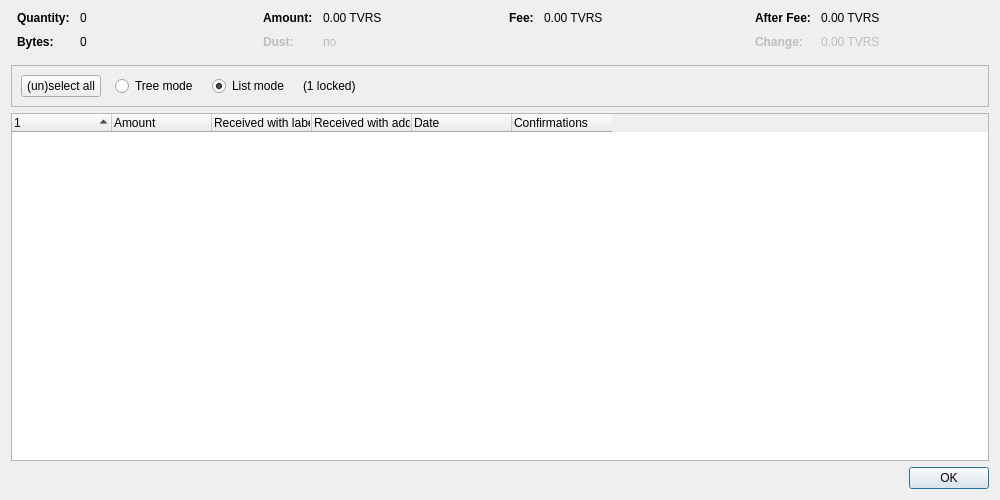
<?xml version="1.0" encoding="UTF-8"?>
<ui version="4.0">
 <class>CoinControlDialog</class>
 <widget class="QDialog" name="CoinControlDialog">
  <property name="geometry">
   <rect>
    <x>0</x>
    <y>0</y>
    <width>1000</width>
    <height>500</height>
   </rect>
  </property>
  <property name="windowTitle">
   <string>Coin Selection</string>
  </property>
  <layout class="QVBoxLayout" name="verticalLayout">
   <item>
    <layout class="QHBoxLayout" name="horizontalLayoutTop" stretch="0,0,0,0">
     <property name="topMargin">
      <number>0</number>
     </property>
     <property name="bottomMargin">
      <number>10</number>
     </property>
     <item>
      <layout class="QFormLayout" name="formLayoutCoinControl1">
       <property name="horizontalSpacing">
        <number>10</number>
       </property>
       <property name="verticalSpacing">
        <number>10</number>
       </property>
       <property name="leftMargin">
        <number>6</number>
       </property>
       <property name="rightMargin">
        <number>6</number>
       </property>
       <item row="0" column="0">
        <widget class="QLabel" name="labelCoinControlQuantityText">
         <property name="font">
          <font>
           <weight>75</weight>
           <bold>true</bold>
          </font>
         </property>
         <property name="text">
          <string>Quantity:</string>
         </property>
        </widget>
       </item>
       <item row="0" column="1">
        <widget class="QLabel" name="labelCoinControlQuantity">
         <property name="cursor">
          <cursorShape>IBeamCursor</cursorShape>
         </property>
         <property name="contextMenuPolicy">
          <enum>Qt::ActionsContextMenu</enum>
         </property>
         <property name="text">
          <string notr="true">0</string>
         </property>
         <property name="textInteractionFlags">
          <set>Qt::LinksAccessibleByMouse|Qt::TextSelectableByKeyboard|Qt::TextSelectableByMouse</set>
         </property>
        </widget>
       </item>
       <item row="1" column="0">
        <widget class="QLabel" name="labelCoinControlBytesText">
         <property name="font">
          <font>
           <weight>75</weight>
           <bold>true</bold>
          </font>
         </property>
         <property name="text">
          <string>Bytes:</string>
         </property>
        </widget>
       </item>
       <item row="1" column="1">
        <widget class="QLabel" name="labelCoinControlBytes">
         <property name="cursor">
          <cursorShape>IBeamCursor</cursorShape>
         </property>
         <property name="contextMenuPolicy">
          <enum>Qt::ActionsContextMenu</enum>
         </property>
         <property name="text">
          <string notr="true">0</string>
         </property>
         <property name="textInteractionFlags">
          <set>Qt::LinksAccessibleByMouse|Qt::TextSelectableByKeyboard|Qt::TextSelectableByMouse</set>
         </property>
        </widget>
       </item>
      </layout>
     </item>
     <item>
      <layout class="QFormLayout" name="formLayoutCoinControl2">
       <property name="horizontalSpacing">
        <number>10</number>
       </property>
       <property name="verticalSpacing">
        <number>10</number>
       </property>
       <property name="leftMargin">
        <number>6</number>
       </property>
       <property name="rightMargin">
        <number>6</number>
       </property>
       <item row="0" column="0">
        <widget class="QLabel" name="labelCoinControlAmountText">
         <property name="font">
          <font>
           <weight>75</weight>
           <bold>true</bold>
          </font>
         </property>
         <property name="text">
          <string>Amount:</string>
         </property>
        </widget>
       </item>
       <item row="0" column="1">
        <widget class="QLabel" name="labelCoinControlAmount">
         <property name="cursor">
          <cursorShape>IBeamCursor</cursorShape>
         </property>
         <property name="contextMenuPolicy">
          <enum>Qt::ActionsContextMenu</enum>
         </property>
         <property name="text">
          <string notr="true">0.00 TVRS</string>
         </property>
         <property name="textInteractionFlags">
          <set>Qt::LinksAccessibleByMouse|Qt::TextSelectableByKeyboard|Qt::TextSelectableByMouse</set>
         </property>
        </widget>
       </item>
       <item row="1" column="0">
        <widget class="QLabel" name="labelCoinControlLowOutputText">
         <property name="enabled">
          <bool>false</bool>
         </property>
         <property name="font">
          <font>
           <weight>75</weight>
           <bold>true</bold>
          </font>
         </property>
         <property name="text">
          <string>Dust:</string>
         </property>
        </widget>
       </item>
       <item row="1" column="1">
        <widget class="QLabel" name="labelCoinControlLowOutput">
         <property name="enabled">
          <bool>false</bool>
         </property>
         <property name="cursor">
          <cursorShape>IBeamCursor</cursorShape>
         </property>
         <property name="contextMenuPolicy">
          <enum>Qt::ActionsContextMenu</enum>
         </property>
         <property name="text">
          <string notr="true">no</string>
         </property>
         <property name="textInteractionFlags">
          <set>Qt::LinksAccessibleByMouse|Qt::TextSelectableByKeyboard|Qt::TextSelectableByMouse</set>
         </property>
        </widget>
       </item>
      </layout>
     </item>
     <item>
      <layout class="QFormLayout" name="formLayoutCoinControl3">
       <property name="horizontalSpacing">
        <number>10</number>
       </property>
       <property name="verticalSpacing">
        <number>10</number>
       </property>
       <property name="leftMargin">
        <number>6</number>
       </property>
       <property name="rightMargin">
        <number>6</number>
       </property>
       <item row="0" column="0">
        <widget class="QLabel" name="labelCoinControlFeeText">
         <property name="font">
          <font>
           <weight>75</weight>
           <bold>true</bold>
          </font>
         </property>
         <property name="text">
          <string>Fee:</string>
         </property>
        </widget>
       </item>
       <item row="0" column="1">
        <widget class="QLabel" name="labelCoinControlFee">
         <property name="cursor">
          <cursorShape>IBeamCursor</cursorShape>
         </property>
         <property name="contextMenuPolicy">
          <enum>Qt::ActionsContextMenu</enum>
         </property>
         <property name="text">
          <string notr="true">0.00 TVRS</string>
         </property>
         <property name="textInteractionFlags">
          <set>Qt::LinksAccessibleByMouse|Qt::TextSelectableByKeyboard|Qt::TextSelectableByMouse</set>
         </property>
        </widget>
       </item>
      </layout>
     </item>
     <item>
      <layout class="QFormLayout" name="formLayoutCoinControl4">
       <property name="horizontalSpacing">
        <number>10</number>
       </property>
       <property name="verticalSpacing">
        <number>10</number>
       </property>
       <property name="leftMargin">
        <number>6</number>
       </property>
       <property name="rightMargin">
        <number>6</number>
       </property>
       <item row="0" column="0">
        <widget class="QLabel" name="labelCoinControlAfterFeeText">
         <property name="font">
          <font>
           <weight>75</weight>
           <bold>true</bold>
          </font>
         </property>
         <property name="text">
          <string>After Fee:</string>
         </property>
        </widget>
       </item>
       <item row="0" column="1">
        <widget class="QLabel" name="labelCoinControlAfterFee">
         <property name="cursor">
          <cursorShape>IBeamCursor</cursorShape>
         </property>
         <property name="contextMenuPolicy">
          <enum>Qt::ActionsContextMenu</enum>
         </property>
         <property name="text">
          <string notr="true">0.00 TVRS</string>
         </property>
         <property name="textInteractionFlags">
          <set>Qt::LinksAccessibleByMouse|Qt::TextSelectableByKeyboard|Qt::TextSelectableByMouse</set>
         </property>
        </widget>
       </item>
       <item row="1" column="0">
        <widget class="QLabel" name="labelCoinControlChangeText">
         <property name="enabled">
          <bool>false</bool>
         </property>
         <property name="font">
          <font>
           <weight>75</weight>
           <bold>true</bold>
          </font>
         </property>
         <property name="text">
          <string>Change:</string>
         </property>
        </widget>
       </item>
       <item row="1" column="1">
        <widget class="QLabel" name="labelCoinControlChange">
         <property name="enabled">
          <bool>false</bool>
         </property>
         <property name="cursor">
          <cursorShape>IBeamCursor</cursorShape>
         </property>
         <property name="contextMenuPolicy">
          <enum>Qt::ActionsContextMenu</enum>
         </property>
         <property name="text">
          <string notr="true">0.00 TVRS</string>
         </property>
         <property name="textInteractionFlags">
          <set>Qt::LinksAccessibleByMouse|Qt::TextSelectableByKeyboard|Qt::TextSelectableByMouse</set>
         </property>
        </widget>
       </item>
      </layout>
     </item>
    </layout>
   </item>
   <item>
    <widget class="QFrame" name="frame">
     <property name="minimumSize">
      <size>
       <width>0</width>
       <height>40</height>
      </size>
     </property>
     <property name="frameShape">
      <enum>QFrame::StyledPanel</enum>
     </property>
     <property name="frameShadow">
      <enum>QFrame::Sunken</enum>
     </property>
     <layout class="QHBoxLayout" name="horizontalLayout">
      <item>
       <layout class="QHBoxLayout" name="horizontalLayoutPanel" stretch="0,0,0,0,0">
        <property name="spacing">
         <number>14</number>
        </property>
        <item>
         <widget class="QPushButton" name="pushButtonSelectAll">
          <property name="sizePolicy">
           <sizepolicy hsizetype="Maximum" vsizetype="Fixed">
            <horstretch>0</horstretch>
            <verstretch>0</verstretch>
           </sizepolicy>
          </property>
          <property name="text">
           <string>(un)select all</string>
          </property>
          <property name="autoDefault">
           <bool>false</bool>
          </property>
         </widget>
        </item>
        <item>
         <widget class="QRadioButton" name="radioTreeMode">
          <property name="sizePolicy">
           <sizepolicy hsizetype="Maximum" vsizetype="Fixed">
            <horstretch>0</horstretch>
            <verstretch>0</verstretch>
           </sizepolicy>
          </property>
          <property name="text">
           <string>Tree mode</string>
          </property>
         </widget>
        </item>
        <item>
         <widget class="QRadioButton" name="radioListMode">
          <property name="sizePolicy">
           <sizepolicy hsizetype="Maximum" vsizetype="Fixed">
            <horstretch>0</horstretch>
            <verstretch>0</verstretch>
           </sizepolicy>
          </property>
          <property name="text">
           <string>List mode</string>
          </property>
          <property name="checked">
           <bool>true</bool>
          </property>
         </widget>
        </item>
        <item>
         <widget class="QLabel" name="labelLocked">
          <property name="text">
           <string notr="true">(1 locked)</string>
          </property>
         </widget>
        </item>
        <item>
         <spacer name="horizontalSpacer">
          <property name="orientation">
           <enum>Qt::Horizontal</enum>
          </property>
          <property name="sizeHint" stdset="0">
           <size>
            <width>40</width>
            <height>20</height>
           </size>
          </property>
         </spacer>
        </item>
       </layout>
      </item>
     </layout>
    </widget>
   </item>
   <item>
    <widget class="CoinControlTreeWidget" name="treeWidget">
     <property name="contextMenuPolicy">
      <enum>Qt::CustomContextMenu</enum>
     </property>
     <property name="sortingEnabled">
      <bool>false</bool>
     </property>
     <property name="columnCount">
      <number>6</number>
     </property>
     <attribute name="headerShowSortIndicator" stdset="0">
      <bool>true</bool>
     </attribute>
     <attribute name="headerStretchLastSection">
      <bool>false</bool>
     </attribute>
     <column>
      <property name="text">
       <string/>
      </property>
     </column>
     <column>
      <property name="text">
       <string>Amount</string>
      </property>
     </column>
     <column>
      <property name="text">
       <string>Received with label</string>
      </property>
     </column>
     <column>
      <property name="text">
       <string>Received with address</string>
      </property>
     </column>
     <column>
      <property name="text">
       <string>Date</string>
      </property>
     </column>
     <column>
      <property name="text">
       <string>Confirmations</string>
      </property>
      <property name="toolTip">
       <string>Confirmed</string>
      </property>
     </column>
     <column>
      <property name="text">
       <string/>
      </property>
     </column>
     <column>
      <property name="text">
       <string/>
      </property>
     </column>
     <column>
      <property name="text">
       <string/>
      </property>
     </column>
     <column>
      <property name="text">
       <string/>
      </property>
     </column>
    </widget>
   </item>
   <item>
    <widget class="QDialogButtonBox" name="buttonBox">
     <property name="orientation">
      <enum>Qt::Horizontal</enum>
     </property>
     <property name="standardButtons">
      <set>QDialogButtonBox::Ok</set>
     </property>
    </widget>
   </item>
  </layout>
 </widget>
 <customwidgets>
  <customwidget>
   <class>CoinControlTreeWidget</class>
   <extends>QTreeWidget</extends>
   <header>qt/coincontroltreewidget.h</header>
  </customwidget>
 </customwidgets>
 <resources/>
 <connections/>
</ui>
